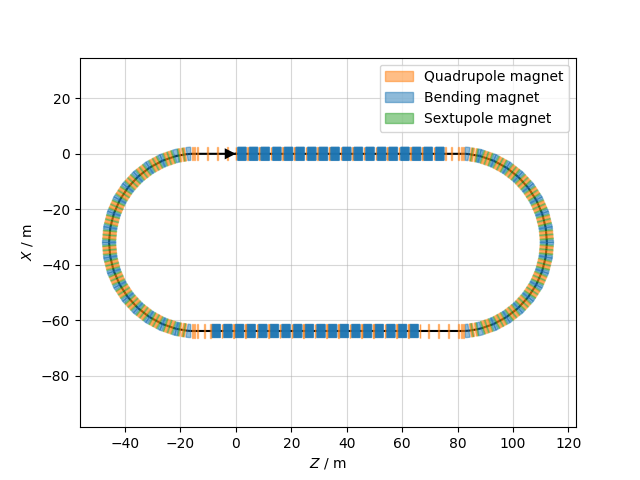

This figure's Python source:
import xtrack as xt
import matplotlib.pyplot as plt

pdr= xt.Line.from_json("clic_pdr.json")

pr= xt.Line.from_json("/Users/maddiewatson/Library/CloudStorage/OneDrive-Personal/University/Research year/polarizer-ring-studies/Junk Draw/polarizer_ring_current_config.json")

pdr.survey().plot()
plt.savefig('damping_ring.png')
